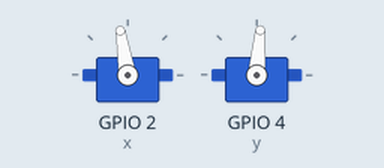
This sketch was run on a simulated ESP32. On the bench: 2 × servo.

Above: at 0.05 s.
At 4.7 s:
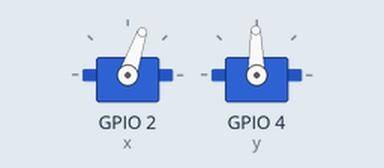
At 7.0 s:
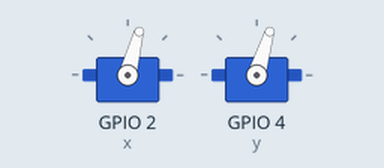
At 9.35 s:
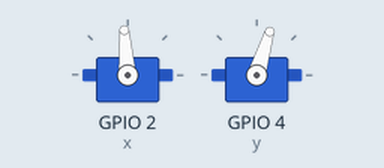
Timing chart, 0 to 14.0 s (numbered marks = the images above):
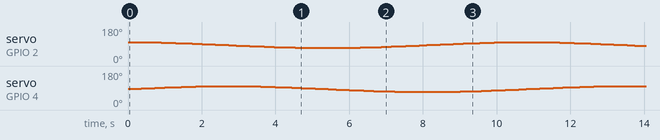

The sketch:

laser-pointer.ino
```cpp
#include <ESP32Servo.h>

Servo x,y;

int angleS = 0;
float angleX = 0;
float angleY = 0;

void setup() {
  x.attach(2, 500, 2500);
  y.attach(4, 500, 2500);
  x.write(100);
  y.write(100);

}

void loop() {
  angleX = cos(M_PI*angleS/180);
  angleY = sin(M_PI*angleS/180);
  angleS += 1;
  x.write(85+angleX*15);
  y.write(85+angleY*15);
  delay(30);

}
```
